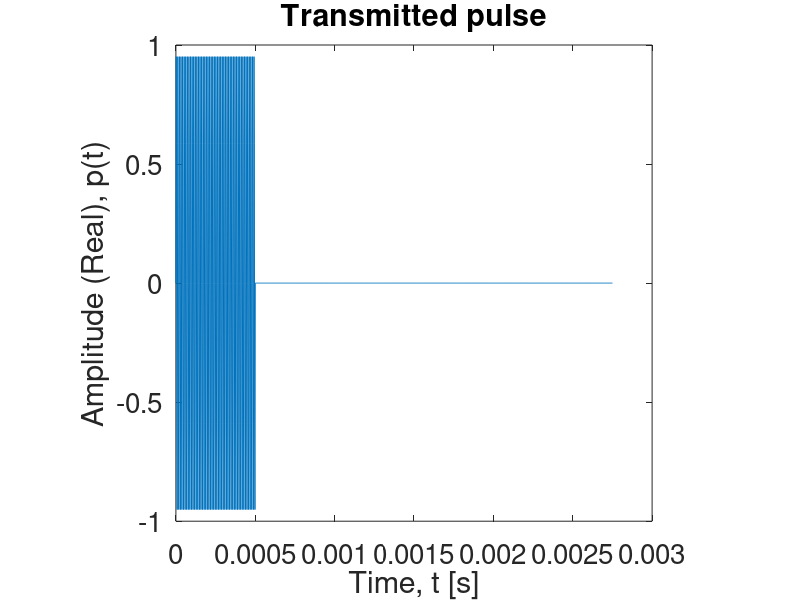
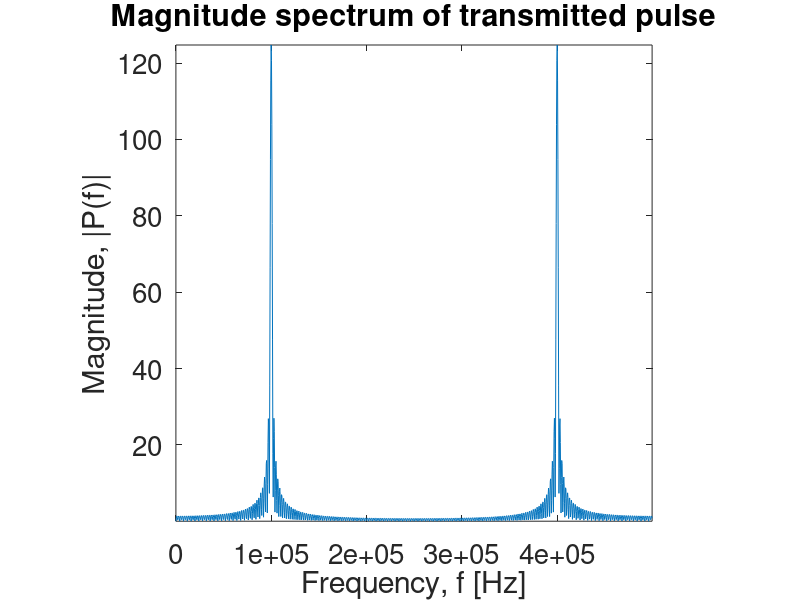
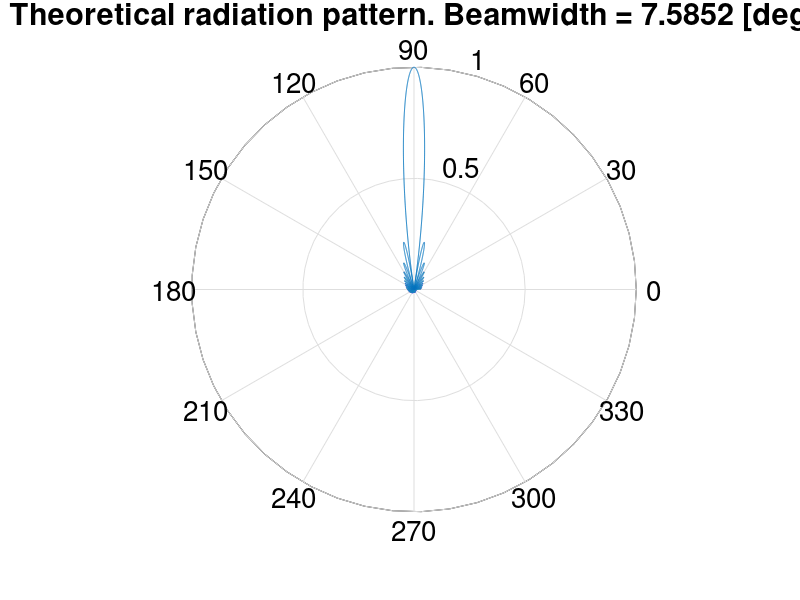
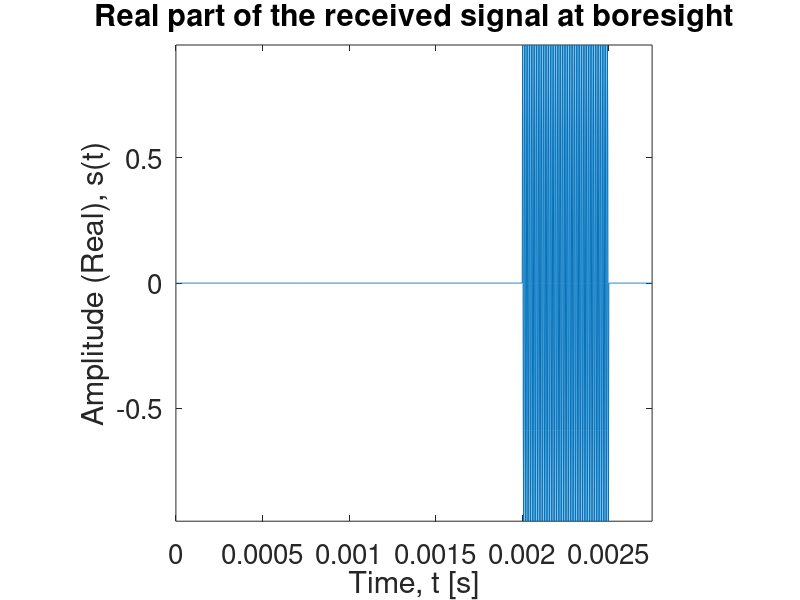

The MATLAB source for these figures, in order: (Note: this script raises an error after producing the figures.)
%% TRANSDUCER BEAMWIDTH CALIBRATION
% The script simulates the acquisition and processing of ultrasonic signals
% to calibrate the beamwidth of a transducer. The simulation incorporates
% the radiation pattern of different apertures as given in [1].
% [1]. Steinberg, Bernard D, (1976); 'Principles of aperture and array
% system design'. John Wiley & Sons
% This simulation uses real monochrome pulses as opposed to analytical signals

%% OPTIONS
clear all
close all
clc

simulate_WGN = 0; % 1 to simulate with white noise; 0 to simulate without white noise
if simulate_WGN == 1 
    SNR = 3; % Signal to noise  ratio in dB
end;
aperture = 1; % 1 for rectangular aperture, 2 for triangular aperture

% Figure print parameters
szAxScale = 20;
szAxLabel = 20;
figRes = '-r300';

% Output path
if simulate_WGN == 0
    outpath = './images/monochrome pulse/without noise';
else
    outpath = './images/monochrome pulse/with noise';
end;
%% ACQUISITION PARAMETERS

c = 1500; % Speed of ultrasonic propagation
fc = 100e3; % Centre frequency
B = 5e3; % Signal bandwidth
B0 = B/2; % Baseband bandwidth
lambda_c = c/fc; % Wavelength at centre frequency
lambda_min = c/(fc+B0);
lambda_max = c/(fc-B0);
Tp = 0.5e-3; % Pulse width
K = B0/Tp; % Chirp rate
beta = fc - B0; % Modified chirp carrier

fs = 5*fc; % Sampling frequency

%% GEOMETRY PARAMETERS

R = 3; % Distance between transmitter and receivers
D = 0.10; % Dimension of the transducer along the azimuth
dtheta = 0.02; % Angular acquisition interval in degrees
theta_start = 0;
theta_end = 360;
theta_s = theta_end - theta_start; % Angular acquisition length in degrees
switch aperture
    case 1
        phi_d = (180/pi)*asin(0.88*lambda_c/D); % Divergence angle (beamwidth) in degrees for a rectangular aperture
    case 2
        phi_d = (180/pi)*asin(1.27*lambda_c/D); % Divergence angle (beamwidth) in degrees for a triangular aperture
    otherwise
        error('Unexpected aperture type!');
end;

%% DATA VECTORS

m = ceil(theta_s/dtheta); % Number of acquisitions
u = theta_start + dtheta*(0:m-1); % Azimuth vector

dt = 1/fs;
Ts = 0; % Sampling start time
Te = (R/c + Tp*1.5); % Sampling end time
n = 2*ceil((Te - Ts)/(2*dt));

t = Ts+ dt*(0:n-1); % Time vector

df = 1/(n*dt);
f = df*(0:n-1); % Frequency vector

%% THE TRANSMITTED SIGNAL
% The transmitted pulse

td = t-Ts;

pt = sin(2*pi*fc*td).*(td>=0 & td <= Tp);

figure('name','The transmitted pulse in the time domain')
plot(td,real(pt))
title('Transmitted pulse', 'fontsize', szAxLabel)
xlabel('Time, t [s]', 'fontsize', szAxLabel)
ylabel('Amplitude (Real), p(t)', 'fontsize', szAxLabel)
h_fig=get(gcf,'CurrentAxes');
set(h_fig, 'fontsize', szAxScale);
axis 'square'
print('-dpng', figRes, [outpath '/Transmitted pulse in the time domain'])

fpt = fft(pt);
figure('name','The magnitude spectrum of transmitted pulse')
plot(f, abs(fpt))
title('Magnitude spectrum of transmitted pulse', 'fontsize', szAxLabel)
xlabel('Frequency, f [Hz]', 'fontsize', szAxLabel)
ylabel('Magnitude, |P(f)|', 'fontsize', szAxLabel)
h_fig=get(gcf,'CurrentAxes');
set(h_fig, 'fontsize', szAxScale);
axis 'square'; axis tight
print('-dpng', figRes, [outpath '/Magnitude spectrum of the transmitted pulse'])

% fpt = fpt.*(f <= f(n/2-1));
% pt = ifft(fpt);
% pt = pt.*exp(-1j*2*pi*fc*t);
% 
% figure('name','The baseband transmitted pulse in the time domain')
% plot(td,real(pt))
% title('Basebanded transmitted pulse', 'fontsize', szAxLabel)
% xlabel('Time, t [s]', 'fontsize', szAxLabel)
% ylabel('Amplitude (Real), p(t)', 'fontsize', szAxLabel)
% h_fig=get(gcf,'CurrentAxes');
% set(h_fig, 'fontsize', szAxScale);
% axis 'square'
% print('-dpng', figRes, [outpath '/Basebanded transmitted pulse in the time domain'])
% 
% figure('name','The magnitude spectrum of transmitted pulse')
% plot(df*(-n/2:n/2-1), abs(fftshift((fft(pt)))))
% title('Magnitude spectrum of basebanded transmitted pulse', 'fontsize', szAxLabel)
% xlabel('Frequency, f [Hz]', 'fontsize', szAxLabel)
% ylabel('Magnitude, |P(f)|', 'fontsize', szAxLabel)
% h_fig=get(gcf,'CurrentAxes');
% set(h_fig, 'fontsize', szAxScale);
% axis 'square'; axis tight
% print('-dpng', figRes, [outpath '/Magnitude spectrum of basebanded transmitted pulse'])


%% ACQUISITION SIMULATION

td = ones(m,1)*(t - R/c); % Propagation delay of the pulse

stu = sin(2*pi*fc*td).*(td >= 0 & td <= Tp);

% stu = stu.*exp(-1j*2*pi*fc*(ones(m,1)*t)); % Baseband conversion

% Incorporate beampattern
switch aperture
    case 1
        beam_arg = ((D*((u-90)*pi/180))/lambda_c);
        beam_pattern = sinc(beam_arg); % Radiation pattern for a rectangular aperture
    case 2
        beam_arg = ((D*((u-90)*pi/180))/(2*lambda_c));
        beam_pattern = (sinc(beam_arg)).^2; % Radiation pattern for a triangular aperture
end;

figure('name','Theoretical radiation pattern')
polar(u*pi/180, abs(beam_pattern))
title(['Theoretical radiation pattern. Beamwidth = ',num2str(phi_d),' [deg]'], 'fontsize', szAxLabel)
% xlabel('Angle, \theta [deg]', 'fontsize', szAxLabel)
% ylabel('Level', 'fontsize', szAxLabel)
h_fig=get(gcf,'CurrentAxes');
set(h_fig, 'fontsize', szAxScale);
axis 'square'; %axis tight
print('-dpng', figRes, [outpath '/Theoretical radiation pattern'])

stu = stu.*(beam_pattern.'*ones(1,n));

if simulate_WGN == 1
    amplitude_noise = randn(m,n)*10^(-SNR/20);
    phase_noise = randn(m,n)*10^(-SNR/20);
    stu = stu + (amplitude_noise);%.*exp(1j*2*pi*phase_noise));
end;

% G = real(stu);
% figure('name','Acquired ultrasound data')
% colormap(hot)
% imagesc(t,u,G);
% axis 'square'; axis 'xy'; colorbar;
% xlabel('Time, t [s]', 'fontsize', szAxLabel)
% ylabel('Angle, \theta [deg]', 'fontsize', szAxLabel)
% h_fig=get(gcf,'CurrentAxes');
% set(h_fig, 'fontsize', szAxScale);

theta_slice = 90;
theta_bin = ceil((theta_slice - theta_start)/dtheta);

figure('name','Received signal at boresight');
% subplot(121)
plot(t, real(stu(theta_bin,:)))
title('Real part of the received signal at boresight', 'fontsize', szAxLabel)
xlabel('Time, t [s]', 'fontsize', szAxLabel)
ylabel('Amplitude (Real), s(t)', 'fontsize', szAxLabel)
h_fig=get(gcf,'CurrentAxes');
set(h_fig, 'fontsize', szAxScale);
axis 'square'; axis tight
print('-dpng', figRes, [outpath '/Received signal at boresight'])

% subplot(122)
% plot(t, angle(stu(theta_bin,:))/(2*pi))
% title('Phase of the received signal at 90 degrees', 'fontsize', szAxLabel)
% xlabel('Time, t [s]', 'fontsize', szAxLabel)
% ylabel('Phase, *2\pi [rads]', 'fontsize', szAxLabel)
% h_fig=get(gcf,'CurrentAxes');
% set(h_fig, 'fontsize', szAxScale);
% axis 'square'; axis tight

%% BEAMWIDTH CALIBRATION BY MATCHED FILTERING

% f = df*(-n/2:n/2-1);
% The reference signal: a shifted version of the transmitted pulse
% td0 = t - R/c;
% if chirp_pulse
%     pha0 = 2*pi*(beta*td0 + K*(td0.^2));
% else
%     pha0 = 2*pi*fc*td0;
% end;
% s0 = exp(1j*pha0).*(td0>=0 & td0<=Tp);
% s0b = s0.*exp(-1j*2*pi*fc*t);    % baseband reference signal
% fs0b = fty(s0b);  % FFT of reference signal

% Alternatively the existing transmitted signal vector can be time-shifted
% by multiplying by a phase in the frequency domain
s0b = pt;
fs0b = fft(pt);%fty(s0b).*exp(-1j*2*pi*f*R/c);

fsb = fft(stu.').';%fty(stu);    % FFT of baseband echoed signal 
fsmb = fsb.*(ones(m,1)*conj(fs0b)); % Matched filtering and windowing
fsmb = fsmb.*(ones(m,1)*(f <= f(n/2-1))); % Delete the negative frequency component
smb = ifft(fsmb.').'.*(ones(m,1)*exp(-1j*2*pi*fc*t)); % Basebanding

% tm=(R/c)+dt*(-n/2:n/2-1);   % fast-time array after matched filtering
tm = t;

G=abs(smb);
xg=max(max(G)); ng=min(min(G)); cg=255/(xg-ng);

figure('name', 'SAS signal after range compression')
colormap(hot(256))
imagesc(c*tm, u, G);
title('Matched filtered signal variation with angle', 'fontsize', szAxLabel)
xlabel('Range, ct [m]', 'fontsize', szAxLabel)
ylabel('Angle, \theta [deg]','fontsize', szAxLabel)
h_fig=get(gcf,'CurrentAxes');
set(h_fig, 'fontsize', szAxScale);
axis('square'); axis('xy'); colorbar
print('-dpng', figRes, [outpath '/Matched filtered signal variation with angle'])

figure('name','Received signal at boresight after matched filtering');
% subplot(121)
plot(c*tm, G(theta_bin,:))
title('Magnitude of match filtered signal at boresight', 'fontsize', szAxLabel)
xlabel('Range, ct [m]', 'fontsize', szAxLabel)
ylabel('Amplitude, s_m(t)', 'fontsize', szAxLabel)
h_fig=get(gcf,'CurrentAxes');
set(h_fig, 'fontsize', szAxScale);
axis 'square'; axis tight
print('-dpng', figRes, [outpath '/Output of matched filter at boresight'])

% subplot(122)
% plot(c*tm, angle(smb(theta_bin,:))/(2*pi))
% title('Phase of match filtered signal at 90 degrees', 'fontsize', szAxLabel)
% xlabel('Range, ct [m]', 'fontsize', szAxLabel)
% ylabel('Phase, *2\pi [rads]', 'fontsize', szAxLabel)
% h_fig=get(gcf,'CurrentAxes');
% set(h_fig, 'fontsize', szAxScale);
% axis 'square'; axis tight

%% DIG OUT THE PEAKS OF THE PROCESSED DATA

act_Beam = zeros(1,m);
for i = 1:m
    temp = abs(smb(i,:));
    temp1 = (temp == max(temp));
    idx = find(temp1,1,'first');
    act_Beam(i) = abs(smb(i,idx));
end;

act_Beam_normalised = act_Beam./max(act_Beam);
threedB_level = 0.7; % -3dB level is the 0.7V or 0.5W
threedB_points = [u(find(act_Beam_normalised >= threedB_level,1,'first')),...
    u(find(act_Beam_normalised >= threedB_level,1,'last'))];
actual_phi_d = threedB_points(2) - threedB_points(1);

fprintf('Theoretical transducer beamwidth = %.2f degrees\n',phi_d);
fprintf('Measured transducer beamwidth = %.2f degrees\n',actual_phi_d);

figure('name','Measured radiation pattern (extracted from processed data)')
% subplot(2,2,2)
plot(u, act_Beam_normalised)
title('Measured radiation pattern on linear scale', 'fontsize', szAxLabel)
xlabel('Angle, \theta [deg]', 'fontsize', szAxLabel)
ylabel('Normalized level', 'fontsize', szAxLabel)
axis 'square'; axis 'tight'
h_fig=get(gcf,'CurrentAxes');
set(h_fig, 'fontsize', szAxScale);
print('-dpng', figRes, [outpath '/Measured radiation pattern'])

figure('name','Measured radiation pattern - dB scale')
% subplot(2,2,4)
plot(u, 20*log10(act_Beam_normalised))
title('Measured radiation pattern on dB scale', 'fontsize', szAxLabel)
xlabel('Angle, \theta [deg]', 'fontsize', szAxLabel)
ylabel('Normalized level, [dB]', 'fontsize', szAxLabel)
axis 'square'; axis 'tight'
h_fig=get(gcf,'CurrentAxes');
set(h_fig, 'fontsize', szAxScale);
print('-dpng', figRes, [outpath '/Measured radiation pattern (dB)'])

figure('name','Measured radiation pattern - Polar plot')
% subplot(2,2,[1 3])
polar(u*pi/180, act_Beam_normalised)
title(['Measured radiation pattern. Beamwidth = ',num2str(actual_phi_d),' [deg]'], 'fontsize', szAxLabel)
axis 'square'; %axis tight
h_fig=get(gcf,'CurrentAxes');
set(h_fig, 'fontsize', szAxScale);
print('-dpng', figRes, [outpath '/Measured radiation pattern (Polar)'])


